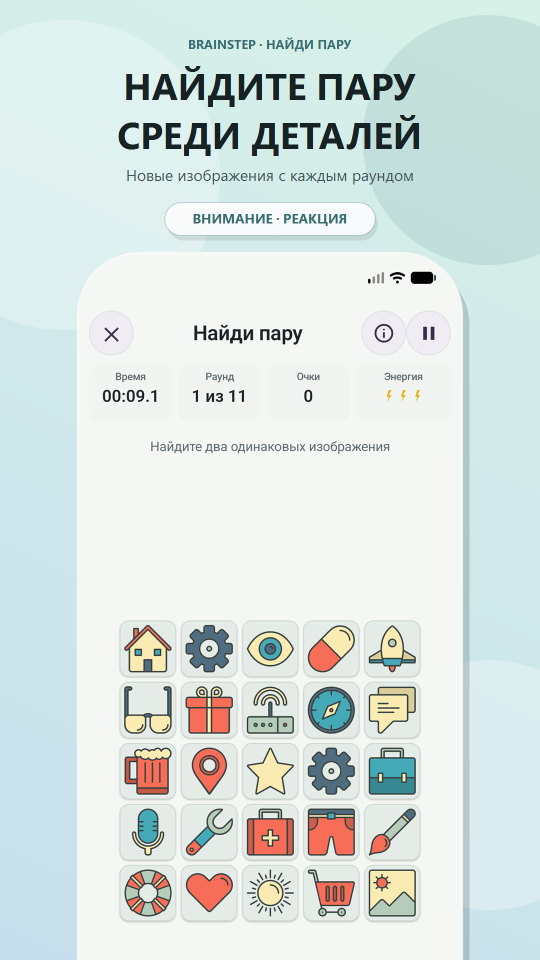
#> input picture assets/promo/05_find_pair.png, 1080 x 1920 px (shown at 1/2 size)
$ python generate_promo_1_0_3.py
#> lines starting #> are read from the running program, lines starting #| are printed output that depends on the picture; after the words box and inside, x2 and y2 are one past the last pixel; in counts of white or black regions, pixels touching at a corner belong together
#> in create_number_search_slide, image is the input picture: PIL image 1080x1920 RGBA; mean R, G, B, A 216.3, 226.9, 224.4, 255
from pathlib import Path

import numpy as np
from PIL import Image, ImageDraw, ImageFilter, ImageFont


ROOT = Path(__file__).resolve().parents[1]
PROMO_DIR = ROOT / "assets" / "promo"
SCREEN_DIR = Path(r"C:\project\screen\1.0.3")
ICON_PATH = Path(r"C:\project\icon\icon_no_background.png")
NUMBER_SEARCH_TEMPLATE = PROMO_DIR / "05_find_pair.png"

WIDTH = 1080
HEIGHT = 1920
FONT_REGULAR = r"C:\Windows\Fonts\arial.ttf"
FONT_BOLD = r"C:\Windows\Fonts\arialbd.ttf"
FONT_NARROW_BOLD = r"C:\Windows\Fonts\ARIALNB.TTF"


def font(path: str, size: int) -> ImageFont.FreeTypeFont:
    return ImageFont.truetype(path, size)


def centered_text(
    draw: ImageDraw.ImageDraw,
    y: int,
    text: str,
    text_font: ImageFont.FreeTypeFont,
    fill: tuple[int, int, int],
    spacing: int = 8,
) -> int:
    box = draw.multiline_textbbox((0, 0), text, font=text_font, spacing=spacing, align="center")
    text_width = box[2] - box[0]
    text_height = box[3] - box[1]
    draw.multiline_text(
        ((WIDTH - text_width) / 2, y - box[1]),
        text,
        font=text_font,
        fill=fill,
        spacing=spacing,
        align="center",
    )
    return y + text_height


# [114 lines left out: functions draw_background, add_phone, create_slide, not called in this run]


def erase_template_text(image: Image.Image) -> Image.Image:
    """Remove only the old glyphs while retaining the circular background."""
    pixels = np.asarray(image.convert("RGB"), dtype=np.float32)
    luminance = pixels.mean(axis=2)
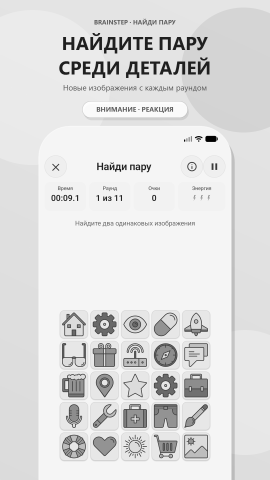
#> luminance: shape (1920, 1080) float32 (shown at 1/4 size); min 0, max 255, mean 222.6
    mask = np.zeros(luminance.shape, dtype=bool)

    for top, bottom in ((62, 112), (120, 315), (326, 383)):
        mask[top : bottom + 1] = luminance[top : bottom + 1] < 185
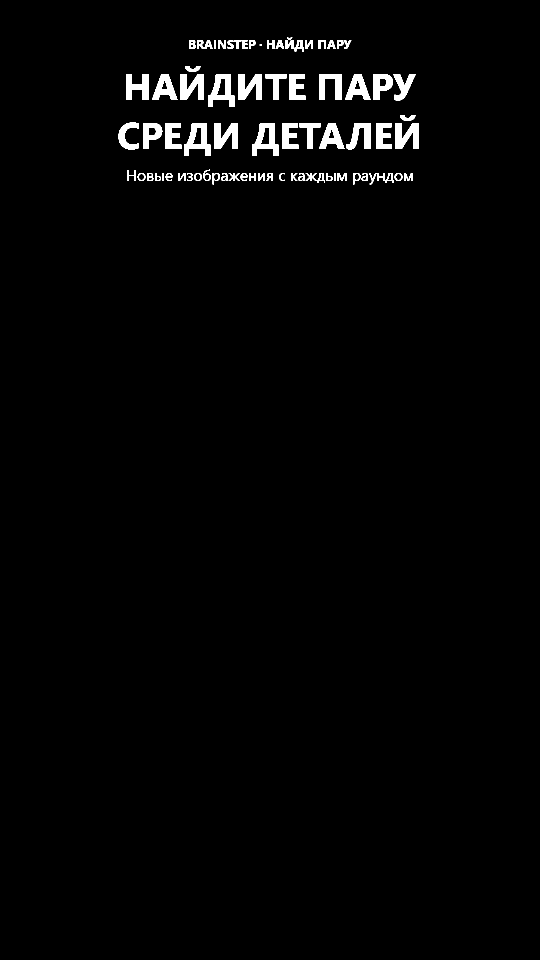
#> mask: shape (1920, 1080) bool (shown at 1/2 size); 1.9% white; 75 white regions (1 under 20 px), largest, box (x1, y1, x2, y2) and area: (416, 148, 469, 214) 1843, (368, 246, 421, 312) 1843, (504, 246, 557, 312) 1843

    # Include antialiased edges without turning the entire headline area into
    # a flat interpolated band.
    for _ in range(2):
        expanded = mask.copy()
        expanded[1:] |= mask[:-1]
        expanded[:-1] |= mask[1:]
        expanded[:, 1:] |= mask[:, :-1]
        expanded[:, :-1] |= mask[:, 1:]
        mask = expanded
#> this loop made 2 passes
#> pass 1, in erase_template_text, `mask = expanded`:
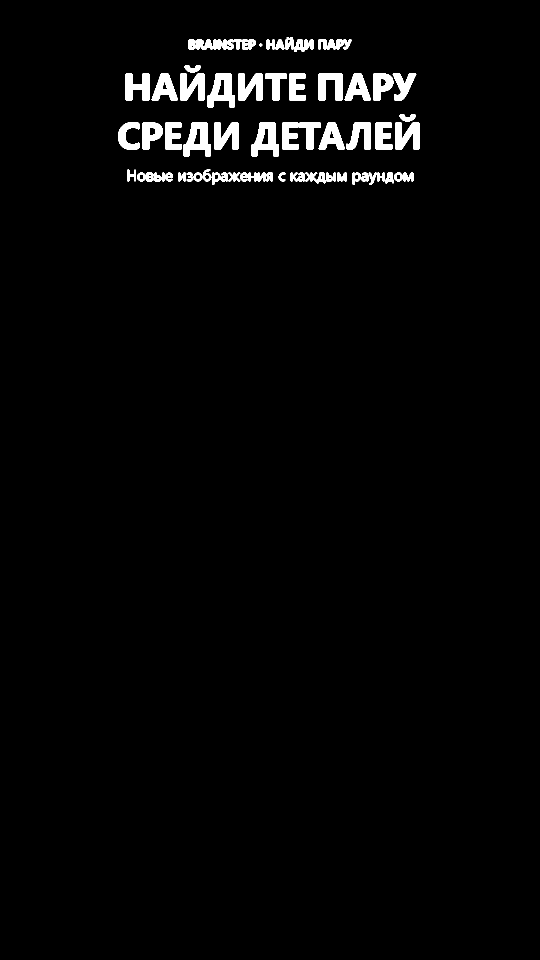
#> mask: shape (1920, 1080) bool (shown at 1/2 size); 2.4% white; 58 white regions, largest, box (x1, y1, x2, y2) and area: (415, 147, 470, 215) 2181, (367, 245, 422, 313) 2181, (503, 245, 558, 313) 2181
#> pass 2, in erase_template_text, `mask = expanded`:
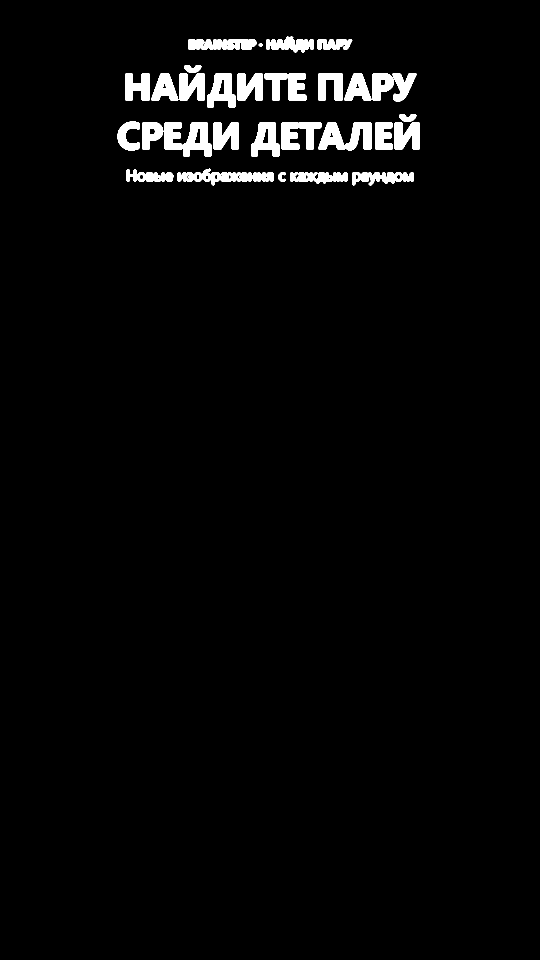
#> mask: shape (1920, 1080) bool (shown at 1/2 size); 2.8% white; 32 white regions, largest, box (x1, y1, x2, y2) and area: (636, 244, 743, 301) 3711, (355, 337, 547, 371) 3189, (563, 244, 643, 300) 2859

    restored = pixels.copy()
    restored[mask] = (223, 232, 228)
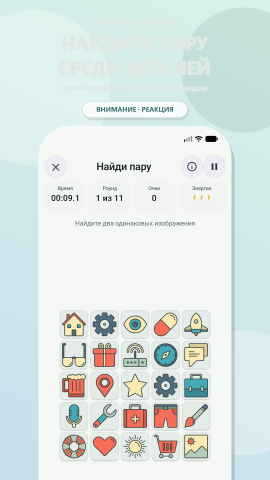
#> restored: shape (1920, 1080, 3) float32 (shown at 1/4 size); mean R, G, B 219.6, 228.8, 228.5
    for _ in range(120):
        padded = np.pad(restored, ((1, 1), (1, 1), (0, 0)), mode="edge")
        average = (
            padded[:-2, 1:-1]
            + padded[2:, 1:-1]
            + padded[1:-1, :-2]
            + padded[1:-1, 2:]
        ) * 0.25
        restored[mask] = average[mask]
#> this loop made 120 passes
#> pass 1, in erase_template_text, `padded = np.pad(restored, ((1, 1), (1, 1), (0, 0)), mode="edge")`:
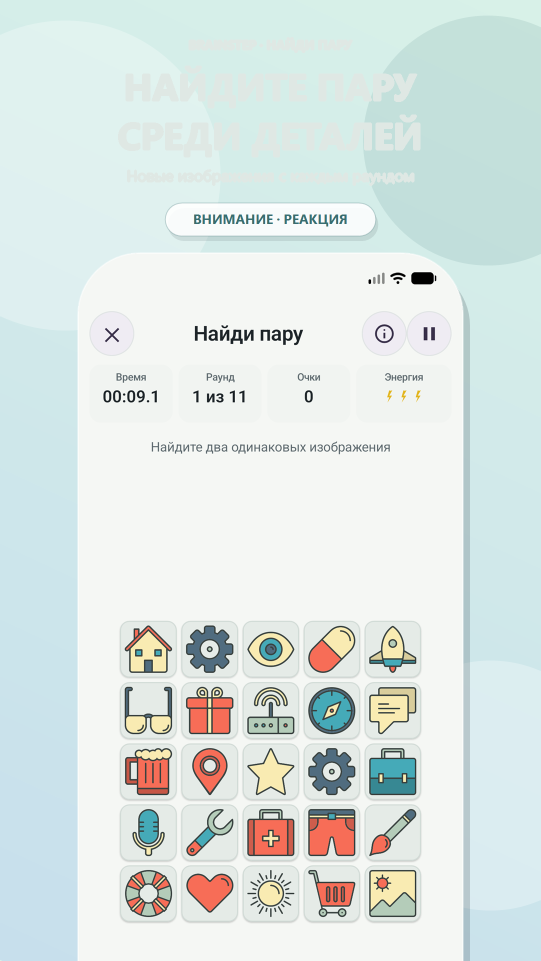
#> padded: shape (1922, 1082, 3) float32 (shown at 1/2 size); mean R, G, B 219.6, 228.8, 228.6

    alpha = np.asarray(image.getchannel("A"), dtype=np.uint8)[..., None]
#> alpha: shape (1920, 1080, 1); every value is 255
    rgba = np.concatenate((np.clip(restored, 0, 255).astype(np.uint8), alpha), axis=2)
    return Image.fromarray(rgba, mode="RGBA")


def create_number_search_slide() -> None:
    # Reuse the original 1.0.2 slide rather than redrawing its phone. This
    # preserves its silhouette, shadow, corner radii and status icons exactly.
    image = Image.open(NUMBER_SEARCH_TEMPLATE).convert("RGBA")
    image = erase_template_text(image)

    draw = ImageDraw.Draw(image)
    ink = (10, 31, 39)
    muted = (48, 78, 84)
    accent = (42, 109, 116)
    centered_text(draw, 80, "BRAINSTEP · ПОИСК ЧИСЛА", font(FONT_BOLD, 25), accent)
    headline_font = font(FONT_BOLD, 74)
    centered_text(draw, 132, "НАЙДИТЕ ЧИСЛО", headline_font, ink)
    centered_text(draw, 230, "СРЕДИ ПОМЕХ", headline_font, ink)
    centered_text(draw, 340, "Поле растёт, а числа становятся всё хитрее", font(FONT_REGULAR, 30), muted)

#> (the run stopped early here; a loop or call above may not have finished)
